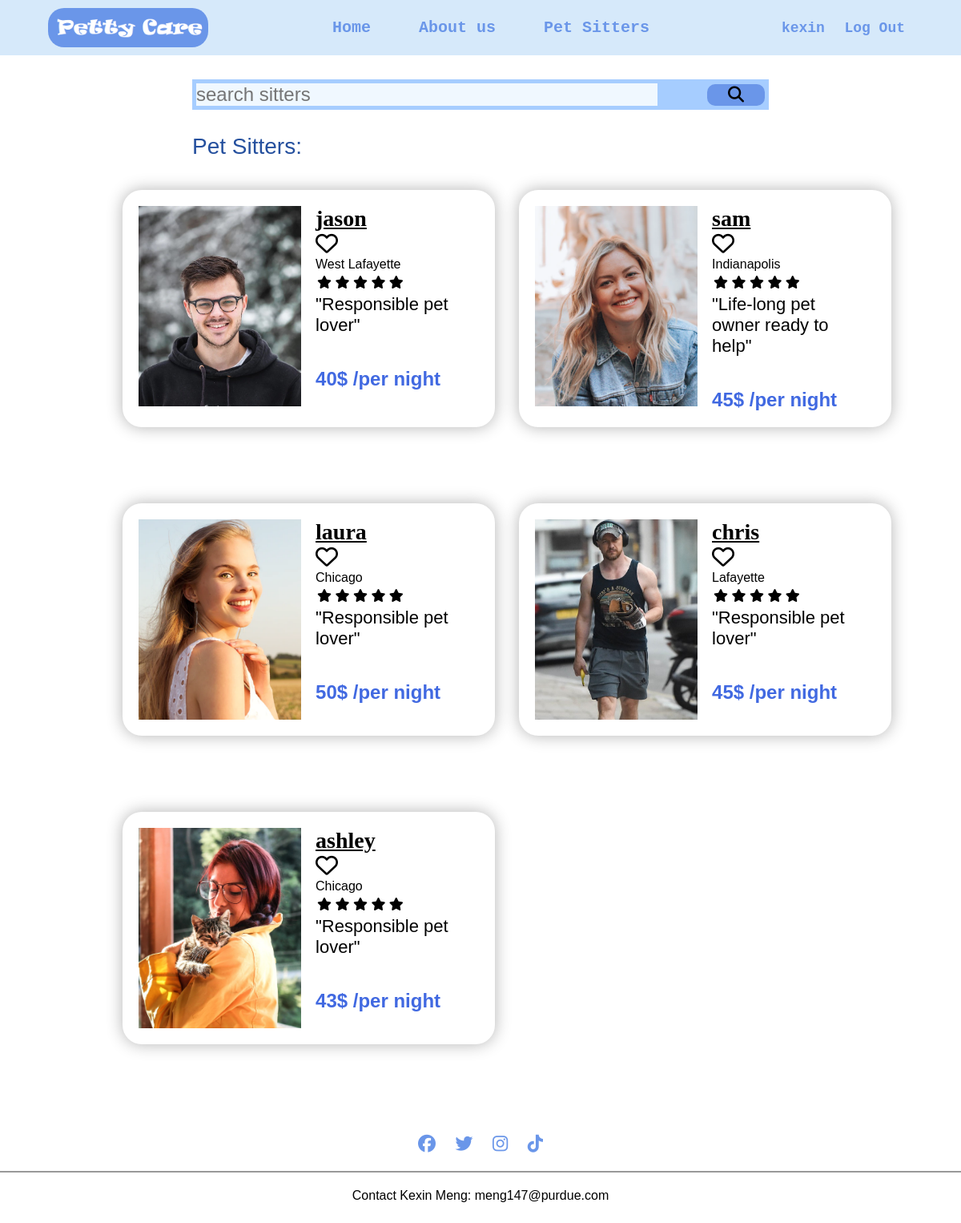
Page /petsitterapp/sitter/ (signed in) on the committed database.
### petsitterapp/models.py (models this page shows, shortened)
class SitterProfile(models.Model):
    name = models.CharField(max_length=120)
    url = models.URLField(max_length=200, default='petsitterapp/jason/')
    sitter_img = models.ImageField(null=True, upload_to='images/')
    address = models.CharField(max_length=120)
    introduction = models.CharField(max_length=200)
    story = models.TextField(null=True, max_length=5000)
    price = models.CharField(max_length=120)
    price_number = models.IntegerField(null=True)
    zipcode = models.CharField(max_length=20,null=True)

### petsitterapp/views.py (the view)
# urls.py: path('sitter/',sitterView.as_view(), name='sitter'),
class sitterView(ListView):
    model = SitterProfile
    template_name = 'petsitterapp/sitterprofile_list.html'

### petsitterapp/templates/petsitterapp/sitterprofile_list.html (shortened to what this page needs)
{% extends "petsitterapp/base.html" %}
{% load static %}
{% block content %}
<div class="search-mini">
    <form action="{% url 'search' %}" method="get">
        <input name="q" type="text" placeholder="search sitters">
        <button type="submit"><i class="fa-solid fa-magnifying-glass"></i></button>
    </form>
</div>
<h2 class="sitter-list">Pet Sitters: </h2>
<div class="sitters-container">
    {% for sitter in object_list %}
    <div class="card-container">
        <img src={{sitter.sitter_img.url}} >
        <span>
            <h3 class="name"><a href="{% url 'profile-detail' pk=sitter.pk %}">{{sitter.name}}</a></h3>
            <div class="like"><i class="fa-regular fa-heart"></i></div>
            <p>{{sitter.address}}</p>
            <div class="rating">
                <i class="fa-solid fa-star"></i>
                <i class="fa-solid fa-star"></i>
                <i class="fa-solid fa-star"></i>
                <i class="fa-solid fa-star"></i>
                <i class="fa-solid fa-star"></i>
            </div>
            <p class="content">{{sitter.introduction}}</p>
            <p class="price">{{sitter.price}}</p>
        </span>
    </div>
    {% endfor %}
</div>
{% endblock %}

### petsitterapp/templates/petsitterapp/base.html (shortened to what this page needs)
<!DOCTYPE html>
<html lang="en">
<head>
    {% block head %}
    {% load static %}
    <link rel="stylesheet" type="text/css" href="{% static 'petsitterapp/style1.css' %}">
    {% endblock %}
</head>
<body>
    {% block nav %}
    <nav>
        <img src="{% static 'petsitterapp/image/logo.jpg' %}" class="logo">
        <ul class="nav-links">
            <li class="link"><a href="{% url 'index' %}">Home</a></li>
            <li class="link"><a href="{% url 'about' %}">About us</a></li>
            <li class="link"><a href="{% url 'sitter' %}">Pet Sitters</a></li>
        </ul>
        <ul class="login">
            {% if user.is_authenticated %}
                <a href="{% url 'yourpage' %}" class="signin-btn"> {{ request.user.username }}</a>
                <a href="{% url 'logout' %}" class="register-btn">Log Out</a>
            {% else %}
                <a href="{% url 'login' %}" class="signin-btn">Sign in</a>
                <a href="#" class="register-btn">Sign up</a>
            {% endif %}
        </ul>
    </nav>
    {% endblock %}
    {% block content %}{% endblock %}
    {% block footer %}
    <div class="footer">
        <a href="https://facebook.com/"><i class="fa-brands fa-facebook"></i></a>
        <a href="https://twitter.com/"><i class="fa-brands fa-twitter"></i></a>
        <a href="https://www.instagram.com/"><i class="fa-brands fa-instagram"></i></a>
        <a href="https://www.ticktok.com/"><i class="fa-brands fa-tiktok"></i></a>
        <hr>
        <p>Contact Kexin Meng: meng147@purdue.com</p>
    </div>
    {% endblock %}
</body>
</html>

### petsitterapp/static/petsitterapp/style1.css (style rules this page uses)
* { margin: 0; padding: 0; box-sizing: border-box; font-family: sans-serif; }
nav { display: flex; align-items: center; justify-content: space-between; padding: 10px 5%; background-color: rgb(214, 233, 250); }
.logo { width: 200px; border-radius: 20px; }
.nav-links li { list-style: none; margin: 5px 30px; position: relative; float: left; }
.nav-links li a { display: block; text-decoration: none; font-size: 20px; color: rgb(106, 150, 233); font-family: 'Courier New', Courier, monospace; font-weight: 600; }
.signin-btn { color:rgb(106, 150, 233); padding: 8px 10px; text-decoration: none; font-size: 18px; font-family: 'Courier New', Courier, monospace; font-weight: 600; }
.register-btn { color:rgb(106, 150, 233); padding: 8px 10px; text-decoration: none; font-size: 18px; font-family: 'Courier New', Courier, monospace; font-weight: 600; }
.search-mini { background-color: rgb(166, 205, 255); height: 90%; margin-top: 30px; margin-left: 20%; width: 60%; }
.search-mini input[type="text"] { margin: 5px; font-size: 24px; border: none; width: 80%; background-color: aliceblue; }
.search-mini button[type="submit"] { float: right; width: 10%; margin-top: 6px; margin-right: 5px; padding: 2px; background-color: rgb(106, 150, 233); font-size: 20px; border-radius: 10px; border: #999; border: none; cursor: pointer; }
.sitter-list { margin-top: 30px; margin-left: 20%; font-size: 28px; font-family: 'Lucida Sans', 'Lucida Sans Regular', 'Lucida Grande', 'Lucida Sans Unicode', Geneva, Verdana, sans-serif; font-weight: 500; color: rgb(37, 80, 158); }
.sitters-container { position: relative; display: grid; margin: 5px 10%; width: 80vw; grid-template-columns: 1fr 1fr; column-gap: 20px; grid-gap: 30px 30px; margin-inline: auto; }
.card-container { position: relative; display: grid; width: 100%; grid-template-columns: 1fr 1fr; column-gap: 18px; box-shadow: 0 0 20px rgba(0,0,0,0.3); padding: 20px; margin: 7%; border-radius: 24px; }
.card-container img { width: 100%; height: 250px; object-fit: cover; grid-column: 1/2; }
.card-container h3 a { font-family: Fantasy; font-weight: bolder; font-size: 28px; text-decoration: underline; color: #000; }
.card-container .like { font-size: 28px; }
.card-container .rating { margin: 5px 2px; }
.card-container .content { font-size: 22px; width: 90%; }
.card-container .price { color: royalblue; font-weight: 600; font-size: 24px; float: left; margin-top: 40px }
.footer { margin: 80px 0 10px; text-align: center; }
.footer a { text-decoration: none; color: rgb(106, 150, 233); font-size: 22px; margin: 0 10px }
.footer hr { background: #999; height: 2px; width: 100%; border: 0; margin: 20px 0; }
.footer p { padding-bottom: 15px; }

### rows in the picture
SitterProfile: sitter_img (picture), name "jason", address "West Lafayette", introduction "\"Responsible pet lover\"", price "40$ /per night"
SitterProfile: sitter_img (picture), name "sam", address "Indianapolis", introduction "\"Life-long pet owner ready to help\"", price "45$ /per night"
SitterProfile: sitter_img (picture), name "laura", address "Chicago", introduction "\"Responsible pet lover\"", price "50$ /per night"
SitterProfile: sitter_img (picture), name "chris", address "Lafayette", introduction "\"Responsible pet lover\"", price "45$ /per night"
SitterProfile: sitter_img (picture), name "ashley", address "Chicago", introduction "\"Responsible pet lover\"", price "43$ /per night"

### other values in the picture
{{ request.user.username }} "kexin"
